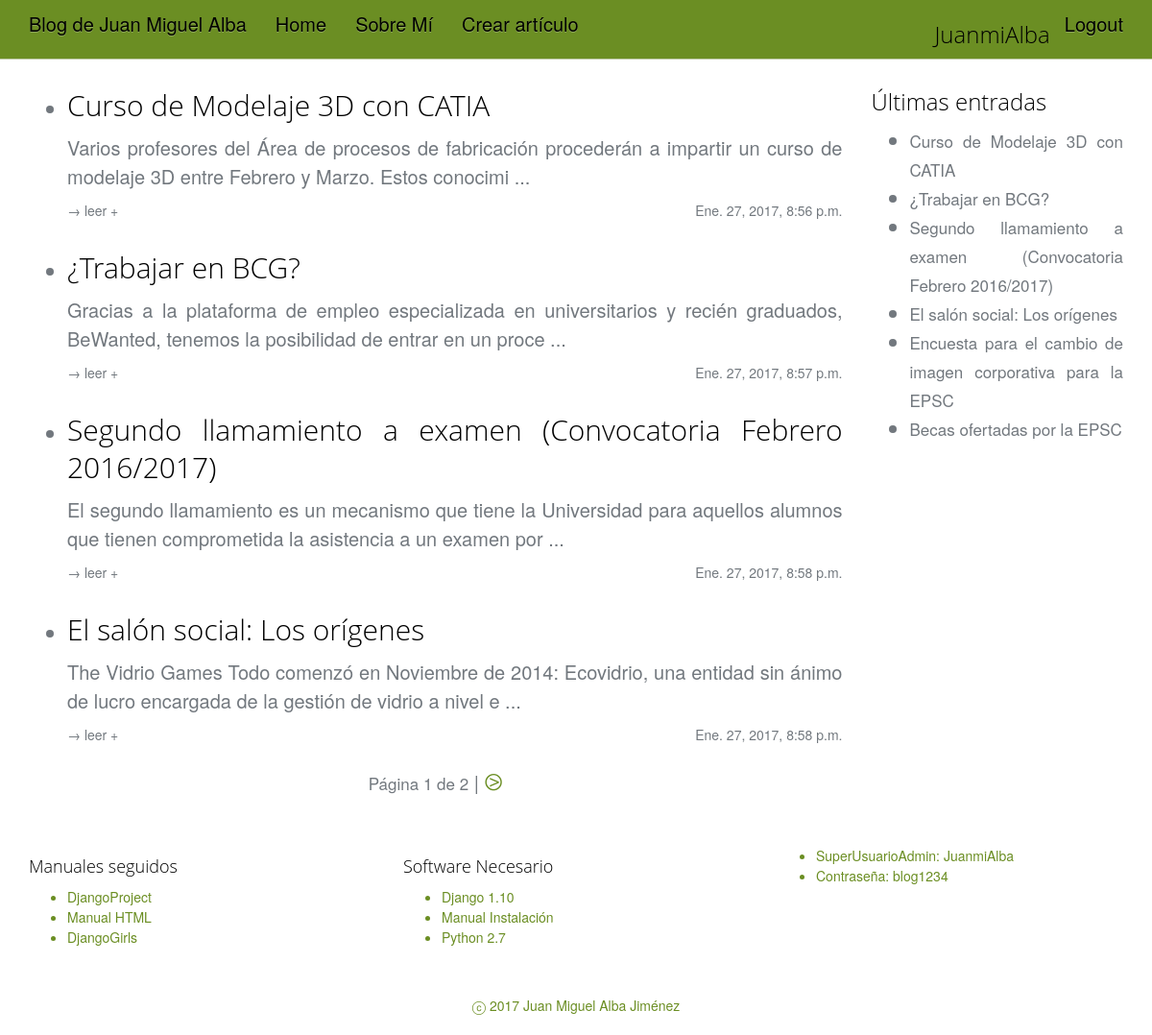
The app's page / (signed in) with its own data.
### Blog/models.py (models this page shows, shortened)
class Entrada(models.Model):
	titulo = models.CharField(max_length = 100)
	cuerpo = models.TextField()
	fecha = models.DateTimeField(default = datetime.now, blank=True)

### Blog/views.py (the view)
# urls.py: url(r'^$', views.ListadoHome.as_view(), name = 'home'),
class ListadoHome(ListView):
	context_object_name = 'listadoEntradas'
	model = Entrada
	template_name = 'home.html'
	paginate_by = 4	#cuatro objetos por pagina
	def get_context_data(self, **kwargs):
		context = super(ListadoHome, self).get_context_data(**kwargs)
		context['listadoTitulos'] = ListadoTitulos()
		return context

### Blog/views.py (called while the page is built)
def ListadoTitulos():
    listadoTitulos = Entrada.objects.all()[:10]
    return listadoTitulos

### Blog/templates/home.html (shortened to what this page needs)
{% extends "base.html" %}
{%block content%}
	{% if listadoEntradas %}
		<ul>
			{% for entrada in listadoEntradas %}
				<li><h2><a href="{% url 'appJM:VistaEntradaCompleta' entrada.id %}">
				   {{ entrada.titulo }}</a></h1></li>
				<p>{{entrada.cuerpo|slice:":140"}} ... </p>
				<p>
					<small><a href="{% url 'appJM:VistaEntradaCompleta' entrada.id %}" class="leerMas">
				   → leer +</a></small>
	   				<small class="fecha">{{entrada.fecha}}</small>
				</p>
				<br>
			{% endfor %}
		</ul>
	{% else %}
		<h1>Sin entradas</h1>
		<p>La base de datos por el momento no tiene entradas. Por favor, introduzca al menos una para poder contemplarla</p>
	{% endif %}
{% endblock %}
{% block paginator %}
	<center><p>
	<small>Página {{ page_obj.number }} de {{ page_obj.paginator.num_pages }}</small>
	{% if page_obj.has_next %}
		| <a href="?page={{ page_obj.next_page_number }}" class="iconPageMasMenos"> ⧁</a>
	{% endif %}
	</p></center>
{% endblock %}

### Blog/templates/base.html (shortened to what this page needs)
<!DOCTYPE html>
{% load staticfiles %}
<html lang="es">
<head>
    <link rel="stylesheet" href="//maxcdn.bootstrapcdn.com/bootstrap/3.3.7/css/bootstrap.min.css">
    <link rel="stylesheet" href="//maxcdn.bootstrapcdn.com/bootstrap/3.3.7/css/bootstrap-theme.min.css">
    <link rel="stylesheet" href="{% static 'css/main.css' %}">
</head>
<body>
    <nav class="navbar navbar-fixed-top">
      <div class="container">
        <div class="navbar-header">
          <a class="navbar-brand" href="{% url 'home:home' %}">Blog de Juan Miguel Alba</a>
        </div>
        <div id="navbar" class="collapse navbar-collapse">
          <ul class="nav navbar-nav">
            {% url 'home:home' as home_url %}
            {% url 'home:sobreMi' as sobreMi_url %}
            {% url 'home:crear' as crear_url %}
            {% url 'home:editar' as editar_url %}
            {% url 'home:VistaEntradaCompleta' as vistaDetalle_url %}
            <li {% if request.get_full_path == home_url %} class="active" {% endif %}><a href="{% url 'home:home' %}">Home</a></li>
            <li {% if request.get_full_path == sobreMi_url %} class="active" {% endif %}><a href="{% url 'home:sobreMi' %}">Sobre Mí</a></li>
            {% if perms.entrada.can_add %}
              <li {% if request.get_full_path == crear_url %} class="active" {% endif %}><a href="{% url 'home:crear' %}">Crear artículo</a></li>
            {% endif %}
          </ul>
            <ul class="nav navbar-nav navbar-right">
              {% if user.is_authenticated %}
                <li><h3>{{user.username}}</h3></li>
                <li {% if request.get_full_path == registro %} class="active" {% endif %}><a href="{% url 'home:logout' %}">Logout</a></li>
              {% else %}
                <li {% if request.get_full_path == registro %} class="active" {% endif %}><a href="{% url 'home:registro' %}">Registro</a></li>
                <li {% if request.get_full_path == login %} class="active" {% endif %}><a href="{% url 'home:login' %}">Login</a></li>
              {% endif %}
          </ul>
        </div>
      </div>
    </nav>
	<div class="container">
			<div class="row">
				<div class="col-md-9">
					{% block content %}
					{% endblock %}
					{% block paginator %}
					{% endblock %}
				</div>
				<div class="col-md-3">
          {% block lateral %}
            {% include '_menuLateral.html' %}
          {% endblock lateral%}
				</div>
			</div>
		</div>
</body>
<footer>
  <div class="container">
    <div class="row" style="padding: 20px 0;">
      <div class="col-md-4">
        <h4>Manuales seguidos</h4>
        <ul>
          <li><a href="https://docs.djangoproject.com/es/1.10/intro/tutorial01/">DjangoProject</a></li>
          <li><a href="http://www.w3schools.com/html/default.asp">Manual HTML</a></li>
          <li><a href="http://tutorial.djangogirls.org/es/">DjangoGirls</a></li>
        </ul>
      </div>
      <div class="col-md-4">
        <h4>Software Necesario</h4>
        <ul>
          <li><a href="https://www.djangoproject.com/download/1.10/tarball/">Django 1.10</a></li>
          <li><a href="https://www.djangoproject.com/download/">Manual Instalación</a></li>
          <li><a href="https://www.python.org/downloads/">Python 2.7</a></li>
        </ul>
      </div>
      <div class="col-md-4">
        <ul>
          <li class="naranja">SuperUsuarioAdmin: JuanmiAlba
          <li class="naranja">Contraseña: blog1234
        </ul>
      </div>
    </div>
  </div>
  <div class="firma">
     ⓒ 2017 Juan Miguel Alba Jiménez
  </div>
</footer>
</html>

### Blog/templates/_menuLateral.html
{% block lateral %}
          <div>
            <h3>Últimas entradas</h4>
            {% if listadoTitulos %}
              <ul>
                {% for x in listadoTitulos %}
                  <li><small><a href="{% url 'appJM:VistaEntradaCompleta' x.id %}">
                     {{ x.titulo }}</a></small></li>
                {% endfor %}
              </ul>
            {% else %}
              <h4>Sin entradas</h4>
              <p>La base de datos por el momento no tiene entradas. Por favor, introduzca al menos una para poder contemplarla</p>
            {% endif %}
          </div>
{% endblock lateral%}

### Blog/static/css/main.css (style rules this page uses)
body { font-family: "Helvetica Neue", "Open Sans", 'Roboto', sans-serif; background-color: white; color: #72787E; line-height: 1.5; font-size: 20px; font-weight: 300; -webkit-font-smoothing: antialiased; text-align: justify; margin: 70px 0 0 0; }
h1, h2, h3, h4, h5, h6 { clear: both; font-weight: 300; font-family: "Myriad Pro" ,"Open Sans", Bitter, Georgia, serif; line-height: 1.3; color: black; text-decoration: none; }
a { color: inherit; text-decoration: none; }
.navbar { background-color: olivedrab; border-bottom: 1px solid rgba(231, 231, 231, 0.65); color: black; }
footer { background-color: white; color: olivedrab; font-size: 14px; margin-top: 20px; }
.naranja { color: olivedrab; }
footer a { color:olivedrab !important; }
.navbar-brand { font-size: inherit; color: inherit !important; font-weight: initial; }
.firma { padding: 20px 0; text-align: center; }
.iconPageMasMenos { font-size:larger; color: olivedrab; }
.fecha { font-size: 14px; float: right; }
.leerMas { font-size: 14px; float: left; text-decoration: none; }

### records on screen
Entrada: titulo "Curso de Modelaje 3D con CATIA", cuerpo "Varios profesores del Área de procesos de fabricación procederán a impartir un curso de modelaje 3D entre Febrero y Marzo. Estos conocimi", fecha "Ene. 27, 2017, 8:56 p.m."
Entrada: titulo "¿Trabajar en BCG?", cuerpo "Gracias a la plataforma de empleo especializada en universitarios y recién graduados, BeWanted, tenemos la posibilidad de entrar en un proce", fecha "Ene. 27, 2017, 8:57 p.m."
Entrada: titulo "Segundo llamamiento a examen (Convocatoria Febrero 2016/2017)", cuerpo "El segundo llamamiento es un mecanismo que tiene la Universidad para aquellos alumnos que tienen comprometida la asistencia a un examen por", fecha "Ene. 27, 2017, 8:58 p.m."
Entrada: titulo "El salón social: Los orígenes", cuerpo "The Vidrio Games Todo comenzó en Noviembre de 2014: Ecovidrio, una entidad sin ánimo de lucro encargada de la gestión de vidrio a nivel e", fecha "Ene. 27, 2017, 8:58 p.m."
Entrada: titulo "Encuesta para el cambio de imagen corporativa para la EPSC"
Entrada: titulo "Becas ofertadas por la EPSC"

### other values on screen
{{ user.username }} "JuanmiAlba"
{{ page_obj.number }} "1"
{{ page_obj.paginator.num_pages }} "2"
